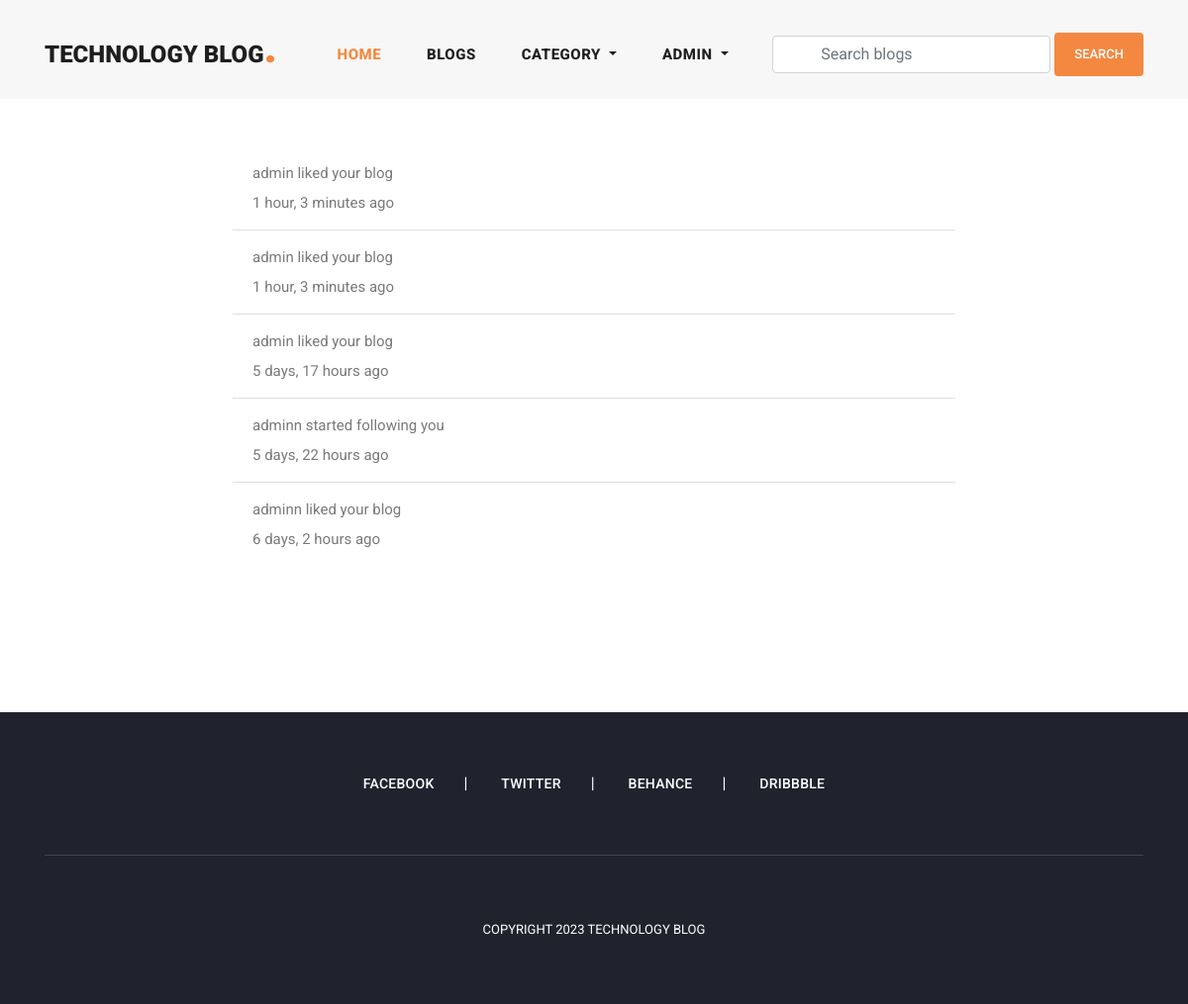
/user_notifications/ (signed in), run on the app's committed database.
### user_profile/models.py (models this page shows, shortened)
class User(AbstractUser):
    email = models.EmailField(
        max_length=150,
        unique=True,
        error_messages={
            "unique": "The email must be unique"
        }
    )
    profile_image = models.ImageField(
        null=True,
        blank=True,
        upload_to="profile_images"
    )
    followers = models.ManyToManyField("Follow")
    REQUIRED_FIELDS = ["email"]
    objects = CustomUserManager()

### notification/models.py (models this page shows, shortened)
class Notificaiton(models.Model):
    NOTIFICATION_TYPES = ("Blog", "Like", "Follow")
    content_type = models.ForeignKey(
        ContentType,
        on_delete=models.CASCADE
    )
    object_id = models.BigIntegerField()
    content_object = GenericForeignKey('content_type', 'object_id')
    user = models.ForeignKey(
        User,
        related_name='user_notifications',
        on_delete=models.CASCADE
    )
    text = models.CharField(max_length=150)
    is_seen = models.BooleanField(default=False)
    notification_types = models.CharField(
        max_length=20,
        choices=list(zip(NOTIFICATION_TYPES, NOTIFICATION_TYPES))
    )
    created_date = models.DateTimeField(auto_now_add=True)

### user_profile/views.py (the view)
# urls.py: path('user_notifications/', user_notifications, name='user_notifications'),
@login_required(login_url='login')
def user_notifications(request):
    notifications = Notificaiton.objects.filter(
        user=request.user,
        is_seen=False
    )
    for notification in notifications:
        notification.is_seen = True
        notification.save()
    return render(request, 'notifications.html')

### blog/context_processors.py (called while the page is built)
def get_all_categories(request):
    categories = Category.objects.all()
    context = {
        "categories": categories
    }
    return context

### user_profile/context_processors.py (called while the page is built)
def user_notifications(request):
    context = {}
    if request.user.is_authenticated:
        notifications = Notificaiton.objects.filter(
            user=request.user
        ).order_by('-created_date')
        unseen = notifications.exclude(is_seen=True)
        context['notifications'] = notifications
        context['unseen'] = unseen.count()
    return context

### templates/notifications.html (shortened to what this page needs)
{% extends 'base.html' %}
{% load static %}
{% block content %}
<section class="notifications">
    <div class="container">
        <div class="row justify-content-center py-5">
            {% if notifications %}
            <div class="col-md-8">
                <ul class="list-group list-group-flush">
                    {% for notification in notifications %}
                    {% if notification.content_object %}
                    <li class="list-group-item">
                        {% if notification.notification_types == 'Blog' or  notification.notification_types == 'Like'%}
                        <a class="text-decoration-none text-dark" href="{% url 'blog_details' notification.content_object.slug %}">
                            <p>{{notification.text}}</p>
                            <p>{{notification.created_date|timesince}} ago</p>
                        </a>
                        {% else %}
                        <a class="text-decoration-none text-dark" href="{% url 'view_user_information' notification.content_object.followed_by.username %}">
                            <p>{{notification.text}}</p>
                            <p>{{notification.created_date|timesince}} ago</p>
                        </a>
                        {% endif %}
                    </li>
                    {% endif %}
                    {% endfor %}
                </ul>
            </div>
            {% endif %}
        </div>
    </div>
</section>
{% endblock content %}

### templates/header.html (shortened to what this page needs)
<header class="">
    <nav class="navbar navbar-expand-lg">
        <div class="container">
            <a class="navbar-brand" href="{% url 'home' %}">
                <h2>Technology Blog<em>.</em></h2>
            </a>
            <div class="collapse navbar-collapse" id="navbarResponsive">
                <ul class="navbar-nav ml-auto">
                    <li class="nav-item active">
                        <a class="nav-link" href="{% url 'home' %}">Home
                        </a>
                    </li>
                    <li class="nav-item">
                        <a class="nav-link" href="{% url 'blogs' %}">Blogs</a>
                    </li>
                    <li class="nav-item dropdown">
                        <a class="nav-link dropdown-toggle" href="#" id="navbarDropdown" role="button"
                            data-toggle="dropdown" aria-haspopup="true" aria-expanded="false">
                            Category
                        </a>
                    </li>
                    {% if request.user.is_authenticated %}
                    <li class="nav-item dropdown">
                        <a class="nav-link dropdown-toggle" href="#" id="navbarDropdown" role="button"
                            data-toggle="dropdown" aria-haspopup="true" aria-expanded="false">
                            {{request.user.username}}
                        </a>
                    </li>
                    {% else %}
                    <li class="nav-item">
                        <a class="nav-link" href="{% url 'login' %}">Login</a>
                    </li>
                    {% endif %}
                </ul>
                <form class="form-inline d-flex flex-nowrap my-2 ml-auto search-form" action="{% url 'search_blogs' %}"
                    method="GET">
                    <input class="form-control px-5" name="search" type="text" placeholder="Search blogs" required>
                    <button class="btn btn-primary ml-1">Search</button>
                </form>
            </div>
        </div>
    </nav>
</header>

### assets/css/templatemo-stand-blog.css (style rules this page uses)
body { font-family: 'Roboto', sans-serif; overflow-x: hidden; text-rendering: optimizeLegibility; -webkit-font-smoothing: antialiased; -moz-osx-font-smoothing: grayscale; }
p { margin-bottom: 0px; font-size: 15px; font-weight: 400; color: #7a7a7a; line-height: 30px; }
a { text-decoration: none !important; }
ul { padding: 0; margin: 0; list-style: none; }
h1, h2, h3, h4, h5, h6 { margin: 0px; }
header { z-index: 99999; width: 100%; height: 100px; background-color: #f7f7f7; -webkit-transition: all 0.3s ease-in-out 0s; -moz-transition: all 0.3s ease-in-out 0s; -o-transition: all 0.3s ease-in-out 0s; transition: all 0.3s ease-in-out 0s; }
header .navbar { padding: 25px 0px; }
.navbar .navbar-brand { float: left; margin-top: -12px; outline: none; }
.navbar .navbar-brand h2 { color: #1e1e1e; text-transform: uppercase; font-size: 24px; font-weight: 900; -webkit-transition: all .3s ease 0s; -moz-transition: all .3s ease 0s; -o-transition: all .3s ease 0s; transition: all .3s ease 0s; }
.navbar .navbar-brand h2 em { font-size: 44px; font-style: normal; color: #f48840; }
#navbarResponsive { z-index: 999; }
.navbar-collapse { text-align: center; }
.navbar .navbar-nav .nav-item { margin: 0px 15px; }
.navbar .navbar-nav a.nav-link { text-transform: capitalize; font-size: 15px; font-weight: 800; text-transform: uppercase; letter-spacing: 0.5px; color: #1e1e1e; transition: all 0.3s; }
.navbar .navbar-nav .nav-link:hover, .navbar .navbar-nav .active>.nav-link, .navbar .navbar-nav .nav-link.active, .navbar .navbar-nav .nav-link.show, .navbar .navbar-nav .show>.nav-link { color: #f48840; }

### assets/css/main.css (style rules this page uses)
.btn-primary { display: inline-block; background-color: #f48840; color: #fff; font-size: 13px; font-weight: 500; padding: 12px 20px; text-transform: uppercase; transition: all .3s; border: none; outline: none; }
input, textarea { text-transform: none !important; }

### data on the page
User: user.username "ADMIN"
Notificaiton: text "admin liked your blog", created_date "1 hour, 3 minutes"
Notificaiton: text "admin liked your blog", created_date "1 hour, 3 minutes"
Notificaiton: text "admin liked your blog", created_date "5 days, 17 hours"
Notificaiton: text "adminn started following you", created_date "5 days, 22 hours"
Notificaiton: text "adminn liked your blog", created_date "6 days, 2 hours"
